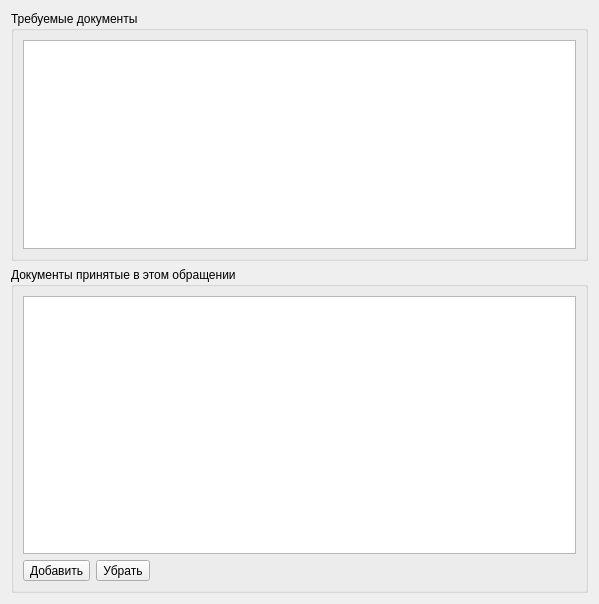
<?xml version="1.0" encoding="UTF-8"?>
<ui version="4.0">
 <class>Widget_ReceptionDocmanager</class>
 <widget class="QWidget" name="Widget_ReceptionDocmanager">
  <property name="geometry">
   <rect>
    <x>0</x>
    <y>0</y>
    <width>599</width>
    <height>604</height>
   </rect>
  </property>
  <property name="windowTitle">
   <string>Form</string>
  </property>
  <layout class="QVBoxLayout" name="verticalLayout">
   <item>
    <widget class="QGroupBox" name="groupBox_2">
     <property name="minimumSize">
      <size>
       <width>0</width>
       <height>250</height>
      </size>
     </property>
     <property name="maximumSize">
      <size>
       <width>16777215</width>
       <height>250</height>
      </size>
     </property>
     <property name="title">
      <string>Требуемые документы</string>
     </property>
     <layout class="QVBoxLayout" name="verticalLayout_3">
      <item>
       <widget class="QTreeView" name="tView_Required">
        <property name="editTriggers">
         <set>QAbstractItemView::NoEditTriggers</set>
        </property>
        <property name="showDropIndicator" stdset="0">
         <bool>false</bool>
        </property>
        <property name="selectionMode">
         <enum>QAbstractItemView::SingleSelection</enum>
        </property>
        <property name="verticalScrollMode">
         <enum>QAbstractItemView::ScrollPerPixel</enum>
        </property>
        <property name="animated">
         <bool>true</bool>
        </property>
        <property name="expandsOnDoubleClick">
         <bool>false</bool>
        </property>
       </widget>
      </item>
     </layout>
    </widget>
   </item>
   <item>
    <widget class="QGroupBox" name="groupBox">
     <property name="title">
      <string>Документы принятые в этом обращении</string>
     </property>
     <layout class="QVBoxLayout" name="verticalLayout_2">
      <item>
       <widget class="QTableView" name="tView_New">
        <property name="editTriggers">
         <set>QAbstractItemView::NoEditTriggers</set>
        </property>
        <property name="selectionMode">
         <enum>QAbstractItemView::SingleSelection</enum>
        </property>
        <property name="selectionBehavior">
         <enum>QAbstractItemView::SelectRows</enum>
        </property>
        <property name="verticalScrollMode">
         <enum>QAbstractItemView::ScrollPerPixel</enum>
        </property>
        <property name="horizontalScrollMode">
         <enum>QAbstractItemView::ScrollPerPixel</enum>
        </property>
        <attribute name="horizontalHeaderStretchLastSection">
         <bool>true</bool>
        </attribute>
       </widget>
      </item>
      <item>
       <widget class="QWidget" name="widget" native="true">
        <layout class="QHBoxLayout" name="horizontalLayout">
         <property name="leftMargin">
          <number>0</number>
         </property>
         <property name="topMargin">
          <number>0</number>
         </property>
         <property name="rightMargin">
          <number>0</number>
         </property>
         <property name="bottomMargin">
          <number>0</number>
         </property>
         <item>
          <widget class="QToolButton" name="tBt_Add">
           <property name="text">
            <string>Добавить</string>
           </property>
          </widget>
         </item>
         <item>
          <widget class="QToolButton" name="tBt_Remove">
           <property name="text">
            <string>Убрать</string>
           </property>
          </widget>
         </item>
         <item>
          <spacer name="horizontalSpacer">
           <property name="orientation">
            <enum>Qt::Horizontal</enum>
           </property>
           <property name="sizeHint" stdset="0">
            <size>
             <width>433</width>
             <height>20</height>
            </size>
           </property>
          </spacer>
         </item>
        </layout>
       </widget>
      </item>
     </layout>
    </widget>
   </item>
  </layout>
 </widget>
 <resources/>
 <connections/>
</ui>
